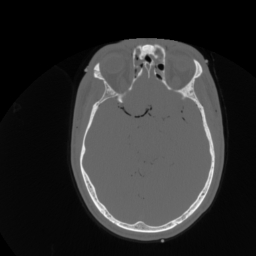
#> input picture HW3/ct.jpg, 256 x 256 px
$ jupyter execute HW3-AmirhoseinYari-98109718-Q4.ipynb
#> lines starting #> are read from the running program, lines starting #| are printed output that depends on the picture; long printed decimals are rounded
[cell 1]
import cv2
import numpy as np
import imageio as iio
from scipy import ndimage
from matplotlib import pyplot as plt

[cell 2]
img = iio.imread('ct.jpg')
#> img is the input picture: shape (256, 256, 3); min 0, max 247, mean 45.9
img = img[:,:,0]
#> img: shape (256, 256)
(m,n) = img.shape
#> m = 256; n = 256
print(img.shape)
#| (256, 256)

[cell 3]
imgf = np.fft.fftshift(np.fft.fft2(img))
H = np.zeros((m,n)).astype(complex)
for i in range(m):
    for j in range(n):
        H[i,j] = np.exp(-1j*40*(i-m/2)*(2*np.pi/m) - 1j*20*(j-n/2)*(2*np.pi/n))

plt.imshow(255*np.round_(np.abs(H)).astype(np.uint8),cmap='gray')
print(np.max(np.abs(H)),np.min(np.abs(H)))
#| 1.000 1
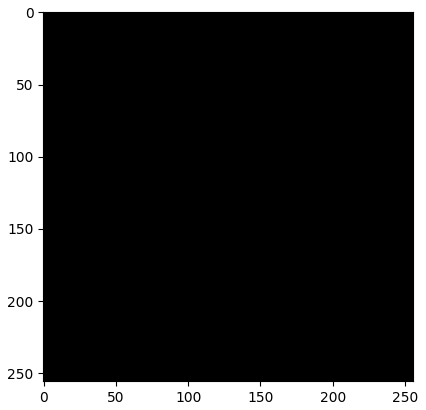
#> figure drawn by matplotlib, 1 panel

[cell 4]
shifted = imgf*H
shifted = np.fft.ifft2(np.fft.ifftshift(shifted))

plt.figure(figsize = (10, 10))
plt.subplot(1,2,1)
plt.imshow(img,cmap='gray');
plt.title('ct original : ');

plt.subplot(1,2,2)
plt.imshow(np.real(shifted).astype(np.uint8),cmap='gray');
plt.title('ct shifted : ');
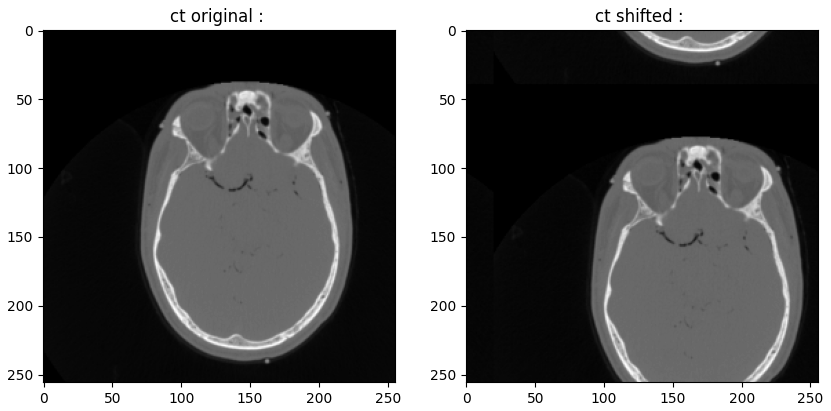
#> figure drawn by matplotlib, 2 panels
